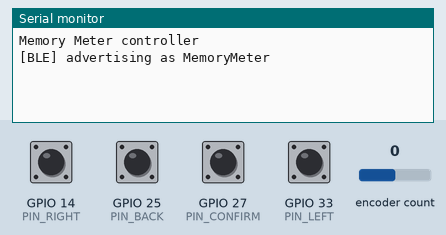
The sketch below on a simulated ESP32. Parts: the last lines printed to the serial monitor. Inputs (shaded band) come from the test bench; at power-on: GPIO 14 (PIN_RIGHT), GPIO 25 (PIN_BACK), GPIO 27 (PIN_CONFIRM), GPIO 33 (PIN_LEFT) HIGH, encoder count 0. Nothing arrives over Bluetooth unless stated; a phone connects over Bluetooth LE 3 s after start.

Above: at 1.2 s.
1.3 s: encoder count set to 1
At 2.0 s:
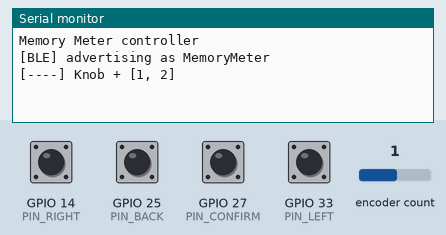
4.3 s: GPIO 14 (PIN_RIGHT) pulled LOW for 0.15 s
At 5.2 s:
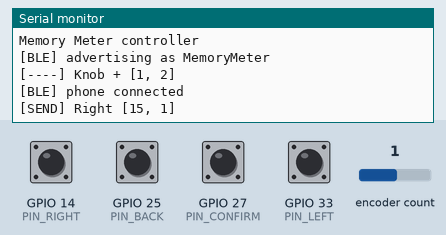
5.9 s: GPIO 25 (PIN_BACK) pulled LOW for 0.15 s
At 6.6 s:
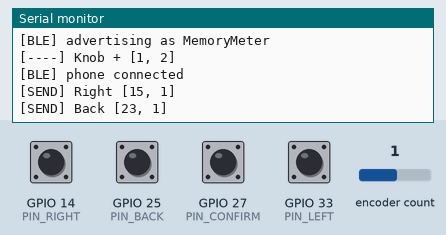
7.5 s: GPIO 27 (PIN_CONFIRM) pulled LOW for 0.15 s
At 8.7 s:
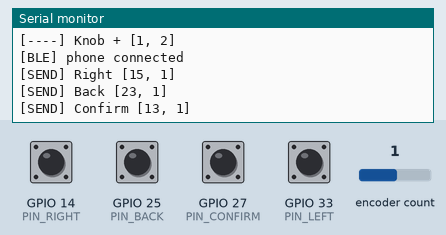
9.1 s: GPIO 33 (PIN_LEFT) pulled LOW for 0.15 s
At 10.2 s:
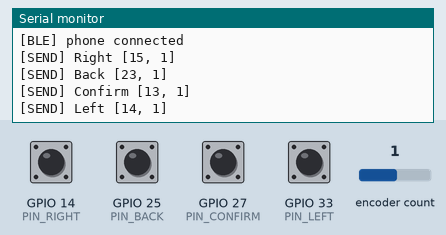
10.7 s: encoder count set to 2
At 11.5 s:
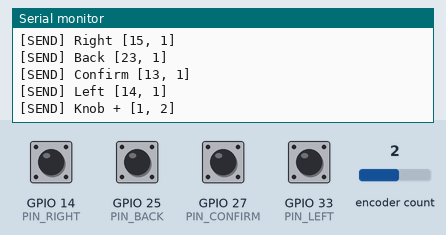

Measured:
- after the input at 1.3 s, the serial monitor: prints a new line at once (image 1)
- after the input at 4.3 s, the serial monitor: prints a new line at once (image 2)
- after the input at 5.9 s, the serial monitor: prints a new line at once (image 3)
- after the input at 7.5 s, the serial monitor: prints a new line at once (image 4)
- after the input at 9.1 s, the serial monitor: prints a new line at once (image 5)
- after the input at 10.7 s, the serial monitor: prints a new line at once (image 6)

The sketch:

controller.ino
```cpp
// Memory Meter controller -> iPhone app over Bluetooth Low Energy
//
//   [ Back ]                 ( Knob )
//   < Left      ( Confirm )     Right >
//
// Board:     ESP32 Dev Module
// Libraries: NimBLE-Arduino 2.x (h2zero), ESP32Encoder (madhephaestus) - both from Library Manager
// Serial Monitor: 115200 baud
//
// Packets [id, value]: knob [1, +n] / [1, -n], Confirm [13, 1], Left [14, 1], Right [15, 1],
// Back [23, 1]. The app decides what each control does on each screen.

#include <NimBLEDevice.h>
#include <ESP32Encoder.h>

#define DEVICE_NAME  "MemoryMeter"
#define SERVICE_UUID "6f1d0001-8a3c-4b6e-9a51-2c7e0b1d4a01"
#define INPUT_UUID   "6f1d0002-8a3c-4b6e-9a51-2c7e0b1d4a01"

// Pins as soldered on the box.
const int PIN_BACK    = 25;
const int PIN_LEFT    = 33;
const int PIN_RIGHT   = 14;
const int PIN_CONFIRM = 27;
const int PIN_CLK     = 32;   // knob CLK
const int PIN_DT      = 26;   // knob DT

// Encoder counts per click. 1 for the box's knob. One click moves two steps: 2.
#define COUNTS_PER_CLICK 1
// The knob turns the wrong way round: set to 1.
#define REVERSE_KNOB 0

// ---- Bluetooth ----
NimBLEServer* server = nullptr;
NimBLECharacteristic* inputChar = nullptr;

bool connected() { return server && server->getConnectedCount() > 0; }

void send(uint8_t id, int8_t value, const char* name) {
  Serial.printf("[%s] %s [%d, %d]\n", connected() ? "SEND" : "----", name, id, value);
  if (!connected()) return;
  uint8_t packet[2] = {id, (uint8_t)value};
  inputChar->setValue(packet, 2);
  inputChar->notify();
}

class ServerCallbacks : public NimBLEServerCallbacks {
  void onConnect(NimBLEServer*, NimBLEConnInfo&) override { Serial.println("[BLE] phone connected"); }
  void onDisconnect(NimBLEServer*, NimBLEConnInfo&, int) override {
    Serial.println("[BLE] phone disconnected");
    NimBLEDevice::startAdvertising();
  }
};

// ---- Buttons: one packet per press, 25 ms debounce ----
struct Button {
  int pin;
  uint8_t id;
  const char* name;
  bool down;
  unsigned long changedAt;
};

Button buttons[] = {
  {PIN_BACK,    23, "Back"},
  {PIN_LEFT,    14, "Left"},
  {PIN_RIGHT,   15, "Right"},
  {PIN_CONFIRM, 13, "Confirm"},
};

void readButtons() {
  for (Button& b : buttons) {
    bool down = digitalRead(b.pin) == LOW;
    if (down != b.down && millis() - b.changedAt > 25) {
      b.down = down;
      b.changedAt = millis();
      if (down) send(b.id, 1, b.name);
    }
  }
}

// ---- Knob: the ESP32's hardware pulse counter (PCNT) through ESP32Encoder ----
// The hardware counts every edge with its own glitch filter, so nothing is missed or read late.
ESP32Encoder encoder;
long sentClicks = 0;

void readKnob() {
  long clicks = encoder.getCount() / COUNTS_PER_CLICK;
  if (REVERSE_KNOB) clicks = -clicks;
  if (clicks == sentClicks) return;
  long delta = constrain(clicks - sentClicks, -127, 127);
  sentClicks += delta;
  send(1, (int8_t)delta, delta > 0 ? "Knob +" : "Knob -");
}

// ---- Setup and loop ----
void setup() {
  Serial.begin(115200);
  Serial.println("\nMemory Meter controller");

  for (Button& b : buttons) {
    pinMode(b.pin, INPUT_PULLUP);
    b.down = digitalRead(b.pin) == LOW;
    b.changedAt = 0;
  }

  ESP32Encoder::useInternalWeakPullResistors = puType::up;
  encoder.attachHalfQuad(PIN_DT, PIN_CLK);
  encoder.setFilter(1023);   // the strongest hardware debounce, recommended for KY-040 knobs
  encoder.clearCount();

  NimBLEDevice::init(DEVICE_NAME);
  server = NimBLEDevice::createServer();
  server->setCallbacks(new ServerCallbacks());
  NimBLEService* service = server->createService(SERVICE_UUID);
  inputChar = service->createCharacteristic(INPUT_UUID, NIMBLE_PROPERTY::READ | NIMBLE_PROPERTY::NOTIFY);
  service->start();

  NimBLEAdvertising* adv = NimBLEDevice::getAdvertising();
  adv->addServiceUUID(SERVICE_UUID);
  adv->enableScanResponse(true);
  adv->setName(DEVICE_NAME);
  adv->start();
  Serial.println("[BLE] advertising as " DEVICE_NAME);
}

void loop() {
  readButtons();
  readKnob();
  delay(10);
}
```
